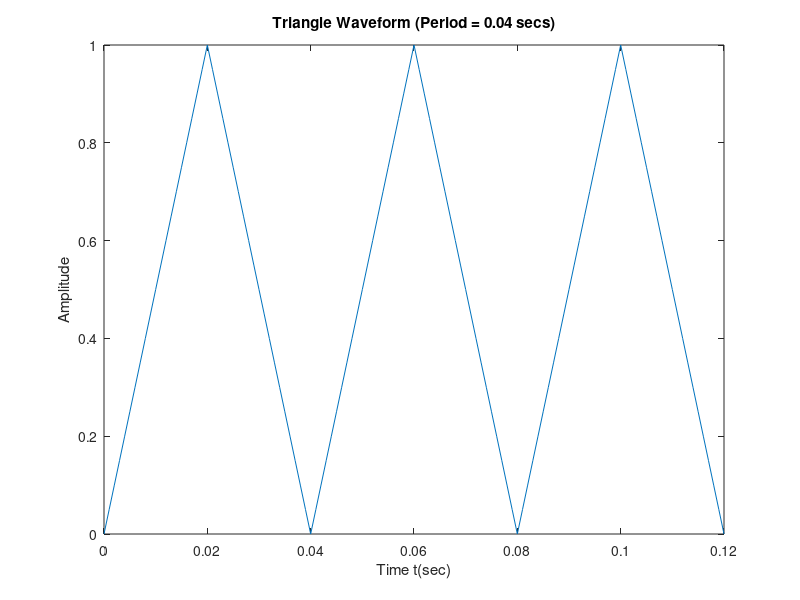
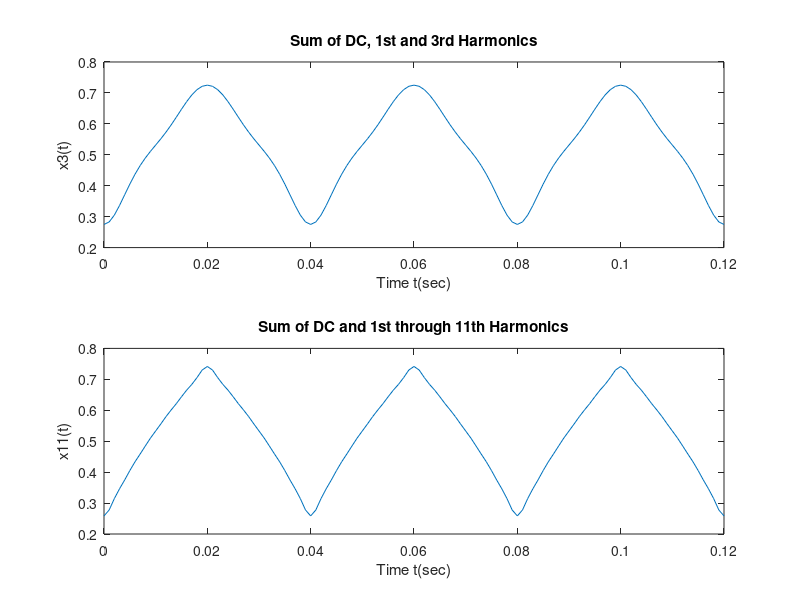
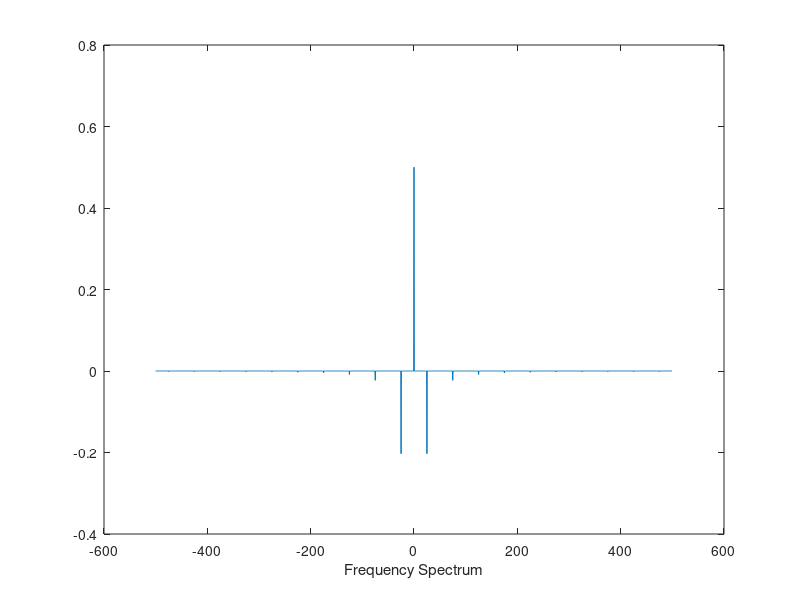

These charts were generated, in order, by the following MATLAB code:
close all;

%% First part 
figure('Name','Triangle Wave','NumberTitle','off');
T = 1/25;  % period
t = 0:0.001:3*T; % time variable with 0.001 step size
x = sawtooth(2*pi*1/T*t,0.5)/2 + 0.5; % signal

plot(t,x);
title('Triangle Waveform (Period = 0.04 secs)');
xlabel('Time t(sec)'); ylabel('Amplitude'); 

%% Second part

figure('Name','Harmonic Summation','NumberTitle','off');

% DC & 1st harmonic & 3rd Harmonic
wZero = 50 * pi;    % wZero value
harmonicOne = -(2 / (pi ^ 2)) * exp(wZero * t * 1j); % 1st harmonics
harmonicThree = -(2 / (3 ^ 2 * pi ^ 2)) * exp(3 * wZero * t * 1j);  % 3rd harmonics
x3 = harmonicOne + harmonicThree + 0.5; % Sum of DC & 1st harmonic & 3rd Harmonic

subplot(2,1,1);
plot(t, abs(x3));
title('Sum of DC, 1st and 3rd Harmonics');
xlabel('Time t(sec)'); ylabel('x3(t)'); 

% DC & 1st through 11th Harmonic
harmonicFive = -(2 / (5 ^ 2 * pi ^ 2)) * exp(5 * wZero * t *1j);    % 5th harmonics
harmonicSeven = -(2 / (7 ^ 2 * pi ^ 2)) * exp(7 * wZero * t *1j);   % 7th harmonics
harmonicNine = -(2 / (9 ^ 2 * pi ^ 2)) * exp(9 * wZero * t *1j);    % 9th harmonics 
harmonicEleven= -(2 / (11 ^ 2 * pi ^ 2)) * exp(11 * wZero * t *1j); % 11th harmonics

x11 = harmonicOne + harmonicThree + harmonicFive + harmonicSeven + ...
    harmonicNine + harmonicEleven + 0.5;  % Sum of DC & 1st through 11th Harmonic
subplot(2,1,2);
plot(t,abs(x11));
title('Sum of DC and 1st through 11th Harmonics');
xlabel('Time t(sec)'); ylabel('x11(t)'); 

%% Third part

t = 0:0.001:T*50-0.001;  % time variable with 0.001 step size
x = sawtooth(2*pi*25*t,0.5)/2 + 0.5;  % signal
figure
y = fft(x);             % fft of x
n = length(x);          % number of samples

y0 = fftshift(y/n);         % shift y values
f0 = (-n/2:n/2-1)*(1000/n);
plot(f0,y0)
xlabel('Frequency Spectrum')

